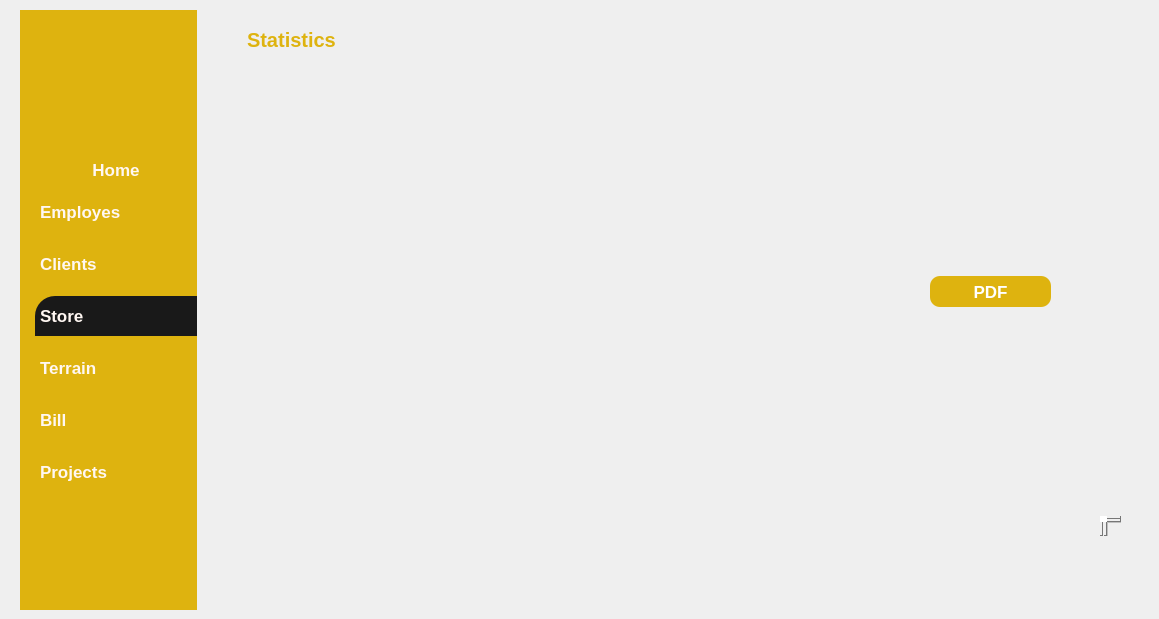
   <widget class="QWidget" name="page">
    <property name="styleSheet">
     <string notr="true">#page{
background-color: #191919;
}
*{
color : #fff7f2;
border : none;
}

#leftMenu_3{
background-color: #deb30f;
}
QLineEdit{
background : transparent;
}

#appHeader_5{
color : #deb30f;
}
#card1_5, #card2_5,#card3_5, #card4_5{
background-color : #191919; 
border-radius : 20px;
}
#pushButton_46,#pushButton_10,#pushButton_11{
background-color : #deb30f;
color : #fff;
border-radius : 10px;
}
#widget_24,#widget_25{
background-color :  #191919; 
border-radius : 20px;
}
#pushButton_42{
background-color :  #191919; 
padding : 10px 5px;
text-align : left;
border-top-left-radius : 20px;
}
#pushButton_40,#pushButton_41,#pushButton_42,#pushButton_43,#pushButton_44,#pushButton_45{
padding : 10px 5px;
text-align : left;
}
QLineEdit{
background : transparent;
border : none;
color: #717072;
border-bottom : 1px solid #717072;
}
QListWidget::item {
    color:#191919; 
    background-color:transparent;
}
</string>
    </property>
    <widget class="QWidget" name="leftMenu_3" native="true">
     <property name="geometry">
      <rect>
       <x>20</x>
       <y>10</y>
       <width>177</width>
       <height>600</height>
      </rect>
     </property>
     <property name="minimumSize">
      <size>
       <width>177</width>
       <height>600</height>
      </size>
     </property>
     <property name="maximumSize">
      <size>
       <width>177</width>
       <height>600</height>
      </size>
     </property>
     <property name="styleSheet">
      <string notr="true"/>
     </property>
     <layout class="QVBoxLayout" name="verticalLayout_41">
      <property name="spacing">
       <number>0</number>
      </property>
      <property name="leftMargin">
       <number>0</number>
      </property>
      <property name="topMargin">
       <number>0</number>
      </property>
      <property name="rightMargin">
       <number>0</number>
      </property>
      <property name="bottomMargin">
       <number>0</number>
      </property>
      <item>
       <widget class="QFrame" name="frame_53">
        <property name="frameShape">
         <enum>QFrame::StyledPanel</enum>
        </property>
        <property name="frameShadow">
         <enum>QFrame::Raised</enum>
        </property>
        <layout class="QVBoxLayout" name="verticalLayout_42">
         <property name="spacing">
          <number>0</number>
         </property>
         <property name="leftMargin">
          <number>0</number>
         </property>
         <property name="topMargin">
          <number>0</number>
         </property>
         <property name="rightMargin">
          <number>0</number>
         </property>
         <property name="bottomMargin">
          <number>0</number>
         </property>
         <item>
          <widget class="QFrame" name="frame_54">
           <property name="minimumSize">
            <size>
             <width>150</width>
             <height>150</height>
            </size>
           </property>
           <property name="maximumSize">
            <size>
             <width>200</width>
             <height>150</height>
            </size>
           </property>
           <property name="frameShape">
            <enum>QFrame::StyledPanel</enum>
           </property>
           <property name="frameShadow">
            <enum>QFrame::Raised</enum>
           </property>
           <widget class="QLabel" name="label_149">
            <property name="geometry">
             <rect>
              <x>-20</x>
              <y>-40</y>
              <width>230</width>
              <height>230</height>
             </rect>
            </property>
            <property name="minimumSize">
             <size>
              <width>230</width>
              <height>230</height>
             </size>
            </property>
            <property name="maximumSize">
             <size>
              <width>230</width>
              <height>230</height>
             </size>
            </property>
            <property name="text">
             <string/>
            </property>
            <property name="pixmap">
             <pixmap>logo.png</pixmap>
            </property>
            <property name="scaledContents">
             <bool>true</bool>
            </property>
           </widget>
          </widget>
         </item>
         <item alignment="Qt::AlignTop">
          <widget class="QFrame" name="frame_55">
           <property name="frameShape">
            <enum>QFrame::StyledPanel</enum>
           </property>
           <property name="frameShadow">
            <enum>QFrame::Raised</enum>
           </property>
           <layout class="QVBoxLayout" name="verticalLayout_43">
            <property name="spacing">
             <number>12</number>
            </property>
            <property name="leftMargin">
             <number>15</number>
            </property>
            <property name="topMargin">
             <number>0</number>
            </property>
            <property name="rightMargin">
             <number>0</number>
            </property>
            <property name="bottomMargin">
             <number>0</number>
            </property>
            <item>
             <widget class="QPushButton" name="pushButton_39">
              <property name="font">
               <font>
                <pointsize>13</pointsize>
                <weight>75</weight>
                <bold>true</bold>
               </font>
              </property>
              <property name="text">
               <string>Home</string>
              </property>
              <property name="icon">
               <iconset resource="resources.qrc">
                <normaloff>:/whiteIcons/assets/icons/white/home.svg</normaloff>:/whiteIcons/assets/icons/white/home.svg</iconset>
              </property>
              <property name="iconSize">
               <size>
                <width>24</width>
                <height>24</height>
               </size>
              </property>
             </widget>
            </item>
            <item>
             <widget class="QPushButton" name="pushButton_40">
              <property name="font">
               <font>
                <pointsize>13</pointsize>
                <weight>75</weight>
                <bold>true</bold>
               </font>
              </property>
              <property name="text">
               <string>Employes</string>
              </property>
              <property name="iconSize">
               <size>
                <width>24</width>
                <height>24</height>
               </size>
              </property>
             </widget>
            </item>
            <item>
             <widget class="QPushButton" name="pushButton_41">
              <property name="font">
               <font>
                <pointsize>13</pointsize>
                <weight>75</weight>
                <bold>true</bold>
               </font>
              </property>
              <property name="text">
               <string>Clients</string>
              </property>
              <property name="iconSize">
               <size>
                <width>24</width>
                <height>24</height>
               </size>
              </property>
             </widget>
            </item>
            <item>
             <widget class="QPushButton" name="pushButton_42">
              <property name="font">
               <font>
                <pointsize>13</pointsize>
                <weight>75</weight>
                <bold>true</bold>
               </font>
              </property>
              <property name="text">
               <string>Store</string>
              </property>
              <property name="iconSize">
               <size>
                <width>24</width>
                <height>24</height>
               </size>
              </property>
             </widget>
            </item>
            <item>
             <widget class="QPushButton" name="pushButton_43">
              <property name="font">
               <font>
                <pointsize>13</pointsize>
                <weight>75</weight>
                <bold>true</bold>
               </font>
              </property>
              <property name="text">
               <string>Terrain</string>
              </property>
             </widget>
            </item>
            <item>
             <widget class="QPushButton" name="pushButton_44">
              <property name="font">
               <font>
                <pointsize>13</pointsize>
                <weight>75</weight>
                <bold>true</bold>
               </font>
              </property>
              <property name="text">
               <string>Bill</string>
              </property>
             </widget>
            </item>
            <item>
             <widget class="QPushButton" name="pushButton_45">
              <property name="font">
               <font>
                <pointsize>13</pointsize>
                <weight>75</weight>
                <bold>true</bold>
               </font>
              </property>
              <property name="text">
               <string>Projects</string>
              </property>
              <property name="iconSize">
               <size>
                <width>24</width>
                <height>24</height>
               </size>
              </property>
             </widget>
            </item>
           </layout>
          </widget>
         </item>
        </layout>
       </widget>
      </item>
     </layout>
    </widget>
    <widget class="QWidget" name="MainBody_3" native="true">
     <property name="geometry">
      <rect>
       <x>200</x>
       <y>10</y>
       <width>950</width>
       <height>550</height>
      </rect>
     </property>
     <property name="minimumSize">
      <size>
       <width>950</width>
       <height>550</height>
      </size>
     </property>
     <property name="maximumSize">
      <size>
       <width>950</width>
       <height>400</height>
      </size>
     </property>
     <property name="sizeIncrement">
      <size>
       <width>0</width>
       <height>0</height>
      </size>
     </property>
     <layout class="QVBoxLayout" name="verticalLayout_44">
      <item>
       <widget class="QWidget" name="headerFrame_5" native="true">
        <property name="minimumSize">
         <size>
          <width>0</width>
          <height>60</height>
         </size>
        </property>
        <property name="maximumSize">
         <size>
          <width>16777215</width>
          <height>60</height>
         </size>
        </property>
        <layout class="QHBoxLayout" name="horizontalLayout_7">
         <property name="spacing">
          <number>0</number>
         </property>
         <property name="leftMargin">
          <number>0</number>
         </property>
         <property name="topMargin">
          <number>0</number>
         </property>
         <property name="rightMargin">
          <number>0</number>
         </property>
         <property name="bottomMargin">
          <number>0</number>
         </property>
         <item alignment="Qt::AlignLeft">
          <widget class="QWidget" name="widget_21" native="true">
           <layout class="QHBoxLayout" name="horizontalLayout_61">
            <item>
             <widget class="QPushButton" name="menuBtn_5">
              <property name="text">
               <string/>
              </property>
              <property name="icon">
               <iconset resource="resources.qrc">
                <normaloff>:/whiteIcons/assets/icons/white/menu.svg</normaloff>:/whiteIcons/assets/icons/white/menu.svg</iconset>
              </property>
              <property name="iconSize">
               <size>
                <width>24</width>
                <height>24</height>
               </size>
              </property>
             </widget>
            </item>
            <item>
             <widget class="QLabel" name="appHeader_5">
              <property name="font">
               <font>
                <pointsize>15</pointsize>
                <weight>75</weight>
                <bold>true</bold>
               </font>
              </property>
              <property name="text">
               <string>Statistics</string>
              </property>
             </widget>
            </item>
           </layout>
          </widget>
         </item>
         <item>
          <widget class="QLabel" name="date">
           <property name="text">
            <string/>
           </property>
          </widget>
         </item>
         <item alignment="Qt::AlignHCenter">
          <widget class="QWidget" name="widget_22" native="true">
           <layout class="QHBoxLayout" name="horizontalLayout_62"/>
          </widget>
         </item>
         <item alignment="Qt::AlignRight">
          <widget class="QWidget" name="widget_23" native="true">
           <layout class="QHBoxLayout" name="horizontalLayout_63">
            <property name="spacing">
             <number>0</number>
            </property>
            <property name="leftMargin">
             <number>0</number>
            </property>
            <property name="topMargin">
             <number>0</number>
            </property>
            <property name="rightMargin">
             <number>0</number>
            </property>
            <property name="bottomMargin">
             <number>0</number>
            </property>
           </layout>
          </widget>
         </item>
        </layout>
       </widget>
      </item>
      <item>
       <widget class="QWidget" name="widget" native="true">
        <widget class="QFrame" name="horizontalFrame">
         <property name="geometry">
          <rect>
           <x>0</x>
           <y>-10</y>
           <width>731</width>
           <height>481</height>
          </rect>
         </property>
         <layout class="QHBoxLayout" name="horizontalLayout_2"/>
        </widget>
        <widget class="QPushButton" name="pushButton_11">
         <property name="geometry">
          <rect>
           <x>730</x>
           <y>200</y>
           <width>121</width>
           <height>31</height>
          </rect>
         </property>
         <property name="font">
          <font>
           <pointsize>13</pointsize>
           <weight>75</weight>
           <bold>true</bold>
          </font>
         </property>
         <property name="text">
          <string>PDF</string>
         </property>
        </widget>
        <widget class="QTextBrowser" name="textBrowser">
         <property name="geometry">
          <rect>
           <x>900</x>
           <y>440</y>
           <width>21</width>
           <height>20</height>
          </rect>
         </property>
        </widget>
       </widget>
      </item>
     </layout>
    </widget>
   </widget>
